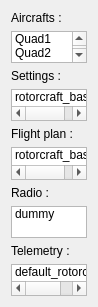
          <widget class="QWidget" name="scrollAreaWidgetContents_2">
           <property name="geometry">
            <rect>
             <x>0</x>
             <y>0</y>
             <width>98</width>
             <height>307</height>
            </rect>
           </property>
           <layout class="QGridLayout" name="gridLayout_15">
            <item row="0" column="0">
             <widget class="QLabel" name="label_39">
              <property name="text">
               <string>Aircrafts :</string>
              </property>
             </widget>
            </item>
            <item row="1" column="0">
             <widget class="QListWidget" name="aircrafts_overview_2">
              <property name="minimumSize">
               <size>
                <width>0</width>
                <height>30</height>
               </size>
              </property>
              <property name="maximumSize">
               <size>
                <width>16777215</width>
                <height>16777215</height>
               </size>
              </property>
              <item>
               <property name="text">
                <string>Quad1</string>
               </property>
              </item>
              <item>
               <property name="text">
                <string>Quad2</string>
               </property>
              </item>
              <item>
               <property name="text">
                <string>Quad3</string>
               </property>
              </item>
             </widget>
            </item>
            <item row="2" column="0">
             <widget class="QLabel" name="label_40">
              <property name="text">
               <string>Settings :</string>
              </property>
             </widget>
            </item>
            <item row="3" column="0">
             <widget class="QListWidget" name="settings_overview_2">
              <property name="minimumSize">
               <size>
                <width>0</width>
                <height>30</height>
               </size>
              </property>
              <property name="maximumSize">
               <size>
                <width>16777215</width>
                <height>16777215</height>
               </size>
              </property>
              <item>
               <property name="text">
                <string>rotorcraft_basic</string>
               </property>
              </item>
             </widget>
            </item>
            <item row="4" column="0">
             <widget class="QLabel" name="label_41">
              <property name="text">
               <string>Flight plan :</string>
              </property>
             </widget>
            </item>
            <item row="5" column="0">
             <widget class="QListWidget" name="filght_plan_overview_2">
              <property name="minimumSize">
               <size>
                <width>0</width>
                <height>30</height>
               </size>
              </property>
              <property name="maximumSize">
               <size>
                <width>16777215</width>
                <height>16777215</height>
               </size>
              </property>
              <item>
               <property name="text">
                <string>rotorcraft_basic</string>
               </property>
              </item>
             </widget>
            </item>
            <item row="6" column="0">
             <widget class="QLabel" name="label_42">
              <property name="text">
               <string>Radio :</string>
              </property>
             </widget>
            </item>
            <item row="7" column="0">
             <widget class="QListWidget" name="radio_overview_2">
              <property name="minimumSize">
               <size>
                <width>0</width>
                <height>30</height>
               </size>
              </property>
              <property name="maximumSize">
               <size>
                <width>16777215</width>
                <height>16777215</height>
               </size>
              </property>
              <item>
               <property name="text">
                <string>dummy</string>
               </property>
              </item>
             </widget>
            </item>
            <item row="8" column="0">
             <widget class="QLabel" name="label_43">
              <property name="text">
               <string>Telemetry :</string>
              </property>
             </widget>
            </item>
            <item row="9" column="0">
             <widget class="QListWidget" name="telemetry_overview_2">
              <property name="minimumSize">
               <size>
                <width>0</width>
                <height>30</height>
               </size>
              </property>
              <property name="maximumSize">
               <size>
                <width>16777215</width>
                <height>16777215</height>
               </size>
              </property>
              <item>
               <property name="text">
                <string>default_rotorcraft</string>
               </property>
              </item>
             </widget>
            </item>
           </layout>
          </widget>
